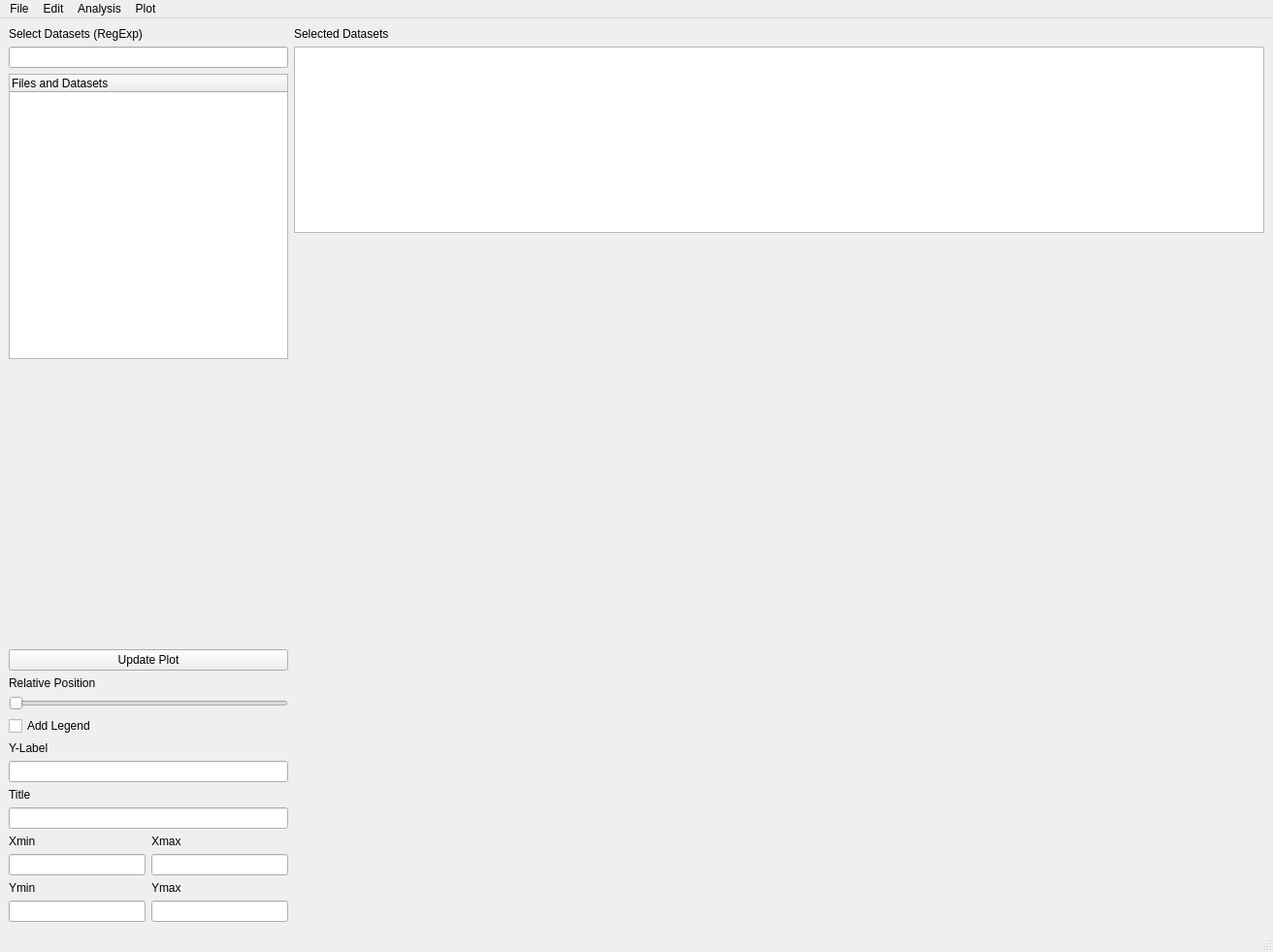
<?xml version="1.0" encoding="UTF-8"?>
<ui version="4.0">
 <class>MainWindow</class>
 <widget class="QMainWindow" name="MainWindow">
  <property name="geometry">
   <rect>
    <x>0</x>
    <y>0</y>
    <width>1312</width>
    <height>981</height>
   </rect>
  </property>
  <property name="windowTitle">
   <string>MainWindow</string>
  </property>
  <widget class="QWidget" name="centralwidget">
   <layout class="QHBoxLayout" name="horizontalLayout">
    <item>
     <layout class="QVBoxLayout" name="verticalLayout_2">
      <item>
       <widget class="QLabel" name="label">
        <property name="text">
         <string>Select Datasets (RegExp)</string>
        </property>
       </widget>
      </item>
      <item>
       <widget class="QLineEdit" name="PlotCommand"/>
      </item>
      <item>
       <widget class="QTreeWidget" name="DataBrowser">
        <column>
         <property name="text">
          <string>Files and Datasets</string>
         </property>
        </column>
       </widget>
      </item>
      <item>
       <spacer name="verticalSpacer">
        <property name="orientation">
         <enum>Qt::Vertical</enum>
        </property>
        <property name="sizeHint" stdset="0">
         <size>
          <width>20</width>
          <height>40</height>
         </size>
        </property>
       </spacer>
      </item>
      <item>
       <layout class="QVBoxLayout" name="verticalLayout">
        <item>
         <widget class="QPushButton" name="UIReplot">
          <property name="text">
           <string>Update Plot</string>
          </property>
         </widget>
        </item>
        <item>
         <widget class="QLabel" name="label_3">
          <property name="text">
           <string>Relative Position</string>
          </property>
         </widget>
        </item>
        <item>
         <widget class="QSlider" name="UIPos">
          <property name="maximum">
           <number>100</number>
          </property>
          <property name="orientation">
           <enum>Qt::Horizontal</enum>
          </property>
         </widget>
        </item>
        <item>
         <widget class="QCheckBox" name="UILegend">
          <property name="text">
           <string>Add Legend</string>
          </property>
         </widget>
        </item>
        <item>
         <widget class="QLabel" name="label_8">
          <property name="text">
           <string>Y-Label</string>
          </property>
         </widget>
        </item>
        <item>
         <widget class="QLineEdit" name="UIYLabel"/>
        </item>
        <item>
         <widget class="QLabel" name="label_9">
          <property name="text">
           <string>Title</string>
          </property>
         </widget>
        </item>
        <item>
         <widget class="QLineEdit" name="UITitle"/>
        </item>
        <item>
         <layout class="QGridLayout" name="gridLayout">
          <item row="0" column="0">
           <widget class="QLabel" name="label_4">
            <property name="text">
             <string>Xmin</string>
            </property>
           </widget>
          </item>
          <item row="0" column="1">
           <widget class="QLabel" name="label_5">
            <property name="text">
             <string>Xmax</string>
            </property>
           </widget>
          </item>
          <item row="1" column="0">
           <widget class="QLineEdit" name="UIXmin"/>
          </item>
          <item row="1" column="1">
           <widget class="QLineEdit" name="UIXmax"/>
          </item>
          <item row="2" column="0">
           <widget class="QLabel" name="label_6">
            <property name="text">
             <string>Ymin</string>
            </property>
           </widget>
          </item>
          <item row="3" column="1">
           <widget class="QLineEdit" name="UIYmax"/>
          </item>
          <item row="3" column="0">
           <widget class="QLineEdit" name="UIYmin"/>
          </item>
          <item row="2" column="1">
           <widget class="QLabel" name="label_7">
            <property name="text">
             <string>Ymax</string>
            </property>
           </widget>
          </item>
         </layout>
        </item>
       </layout>
      </item>
     </layout>
    </item>
    <item>
     <layout class="QVBoxLayout" name="verticalLayout_3">
      <item>
       <widget class="QLabel" name="label_2">
        <property name="text">
         <string>Selected Datasets</string>
        </property>
       </widget>
      </item>
      <item>
       <widget class="QTableWidget" name="DatasetList">
        <property name="sizePolicy">
         <sizepolicy hsizetype="Expanding" vsizetype="Minimum">
          <horstretch>0</horstretch>
          <verstretch>0</verstretch>
         </sizepolicy>
        </property>
       </widget>
      </item>
      <item>
       <widget class="QWidget" name="mplwindow" native="true">
        <property name="sizePolicy">
         <sizepolicy hsizetype="MinimumExpanding" vsizetype="MinimumExpanding">
          <horstretch>0</horstretch>
          <verstretch>0</verstretch>
         </sizepolicy>
        </property>
        <property name="minimumSize">
         <size>
          <width>1000</width>
          <height>700</height>
         </size>
        </property>
        <layout class="QVBoxLayout" name="verticalLayout_4">
         <item>
          <layout class="QVBoxLayout" name="mplvl"/>
         </item>
        </layout>
       </widget>
      </item>
     </layout>
    </item>
   </layout>
  </widget>
  <widget class="QMenuBar" name="menubar">
   <property name="geometry">
    <rect>
     <x>0</x>
     <y>0</y>
     <width>1312</width>
     <height>20</height>
    </rect>
   </property>
   <widget class="QMenu" name="menuFile">
    <property name="title">
     <string>File</string>
    </property>
    <addaction name="actionLoad"/>
    <addaction name="actionReload"/>
    <addaction name="actionClose"/>
    <addaction name="separator"/>
    <addaction name="actionQuit"/>
   </widget>
   <widget class="QMenu" name="menuEdit">
    <property name="title">
     <string>Edit</string>
    </property>
    <addaction name="actionDelete"/>
    <addaction name="actionDuplicate"/>
   </widget>
   <widget class="QMenu" name="menuAnalysis">
    <property name="title">
     <string>Analysis</string>
    </property>
    <addaction name="actionCor1"/>
    <addaction name="actionCor2"/>
    <addaction name="actionAutocorrelation"/>
    <addaction name="actionWigner"/>
   </widget>
   <widget class="QMenu" name="menuPlot">
    <property name="title">
     <string>Plot</string>
    </property>
    <widget class="QMenu" name="menuColor_Scales">
     <property name="title">
      <string>Colormaps</string>
     </property>
     <addaction name="actionviridis"/>
     <addaction name="actionInferno"/>
     <addaction name="actionSeismic"/>
     <addaction name="actionOcean"/>
     <addaction name="actionTerrain"/>
     <addaction name="actionJet"/>
    </widget>
    <addaction name="menuColor_Scales"/>
   </widget>
   <addaction name="menuFile"/>
   <addaction name="menuEdit"/>
   <addaction name="menuAnalysis"/>
   <addaction name="menuPlot"/>
  </widget>
  <widget class="QStatusBar" name="statusbar"/>
  <action name="actionLoad">
   <property name="text">
    <string>Load File...</string>
   </property>
   <property name="shortcut">
    <string>Ctrl+L</string>
   </property>
  </action>
  <action name="actionReload">
   <property name="text">
    <string>Reload File</string>
   </property>
   <property name="shortcut">
    <string>Ctrl+Shift+L</string>
   </property>
  </action>
  <action name="actionClose">
   <property name="text">
    <string>Close File</string>
   </property>
   <property name="shortcut">
    <string>Ctrl+C</string>
   </property>
  </action>
  <action name="actionQuit">
   <property name="text">
    <string>Quit</string>
   </property>
   <property name="shortcut">
    <string>Ctrl+Q</string>
   </property>
  </action>
  <action name="actionDelete">
   <property name="text">
    <string>Delete Dataset</string>
   </property>
   <property name="shortcut">
    <string>Ctrl+X</string>
   </property>
  </action>
  <action name="actionDuplicate">
   <property name="text">
    <string>Duplicate Dataset</string>
   </property>
   <property name="shortcut">
    <string>Ctrl+D</string>
   </property>
  </action>
  <action name="actionCor1">
   <property name="text">
    <string>Temporal Coherence, 1st order</string>
   </property>
  </action>
  <action name="actionCor2">
   <property name="text">
    <string>Temporal Coherence, 2nd order</string>
   </property>
  </action>
  <action name="actionAutocorrelation">
   <property name="text">
    <string>Autocorrelation</string>
   </property>
  </action>
  <action name="actionWigner">
   <property name="text">
    <string>Wigner Distribution</string>
   </property>
  </action>
  <action name="actionviridis">
   <property name="checkable">
    <bool>false</bool>
   </property>
   <property name="checked">
    <bool>false</bool>
   </property>
   <property name="text">
    <string>Viridis</string>
   </property>
  </action>
  <action name="actionInferno">
   <property name="checkable">
    <bool>false</bool>
   </property>
   <property name="text">
    <string>Inferno</string>
   </property>
  </action>
  <action name="actionSeismic">
   <property name="text">
    <string>Seismic</string>
   </property>
  </action>
  <action name="actionOcean">
   <property name="text">
    <string>Ocean</string>
   </property>
  </action>
  <action name="actionTerrain">
   <property name="text">
    <string>Terrain</string>
   </property>
  </action>
  <action name="actionJet">
   <property name="text">
    <string>Jet</string>
   </property>
  </action>
 </widget>
 <resources/>
 <connections>
  <connection>
   <sender>actionQuit</sender>
   <signal>triggered()</signal>
   <receiver>MainWindow</receiver>
   <slot>close()</slot>
   <hints>
    <hint type="sourcelabel">
     <x>-1</x>
     <y>-1</y>
    </hint>
    <hint type="destinationlabel">
     <x>399</x>
     <y>299</y>
    </hint>
   </hints>
  </connection>
 </connections>
</ui>
